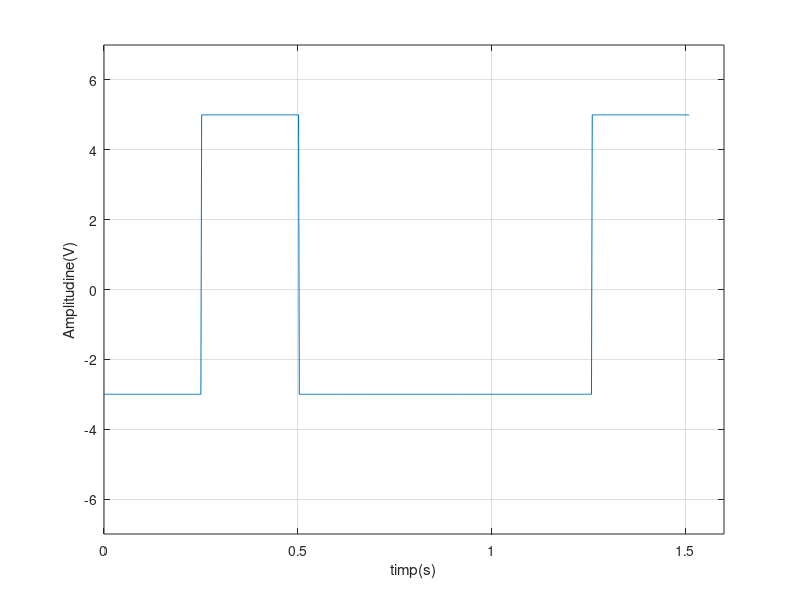

MATLAB code for this plot:
 %Se va genera un semnal cu rezolutie temporara de 2ms, 20ms, 200ms pentru un
%semnal continuu de tipul:
%3. Semnal dreptunghiular multinivel, aleator Durata fiecarui 
%nivel: 0,25 s.Nivelurile 

%c) {-5,-3,-1,1,3,5} 


%Rezolutie temporara 2ms.punctul c)
%analog pentru 20ms 200ms doar ca se modifica __ din t=0:0.02/0.2:__
t=0:0.002:1.510;%variabila timp necesara pentru a afisa 6 nivele aleatoare
i=1;%contor
n=[-5,-3,-1,1,3,5] ; %nivelele semnalului
pozitia=randi(length(n)); %cu functia randi extrag o pozitie aleatoare din n
Nivel_aleator=n(pozitia);%nivel_aleator ia valoarea din pozitia extrasa
v1=zeros(1,126); %t=0:0.002:0.25, de la 0 la 0.25 cu pasul de 0.002 sunt 126

for i=1:1:126  
    v1(i)=Nivel_aleator;  %umplu primul vector cu un nivel aleator
end
   
v2=zeros(1,126);
pozitia=randi(length(n));
Nivel_aleator=n(pozitia);
for i=1:1:126
    v2(i)=Nivel_aleator; %umplu al doi-lea vector cu un nivel aleator
end

v3=zeros(1,126);
pozitia=randi(length(n));
Nivel_aleator=n(pozitia);
for i=1:1:126
     v3(i)=Nivel_aleator;%umplu al trei-lea vector cu un nivel aleator
end

v4=zeros(1,126)
pozitia=randi(length(n));
Nivel_aleator=n(pozitia);

for i=1:1:126
    v4(i)=Nivel_aleator;%umplu al patru-lea vector cu un nivel aleator
end

v5=zeros(1,126)
pozitia=randi(length(n));
Nivel_aleator=n(pozitia);

for i=1:1:126
    v5(i)=Nivel_aleator;%umplu al cinci-lea vector cu un nivel aleator
end

v6=zeros(1,126)
pozitia=randi(length(n));
Nivel_aleator=n(pozitia);

for i=1:1:126
    v6(i)=Nivel_aleator;%umplu al sase-lea vector cu un nivel aleator
end


V=[v1,v2,v3,v4,v5,v6];
plot(t,V),grid,axis([0 1.6 -7 7]),xlabel('timp(s)'),
ylabel('Amplitudine(V)');%afisez V=f(t)